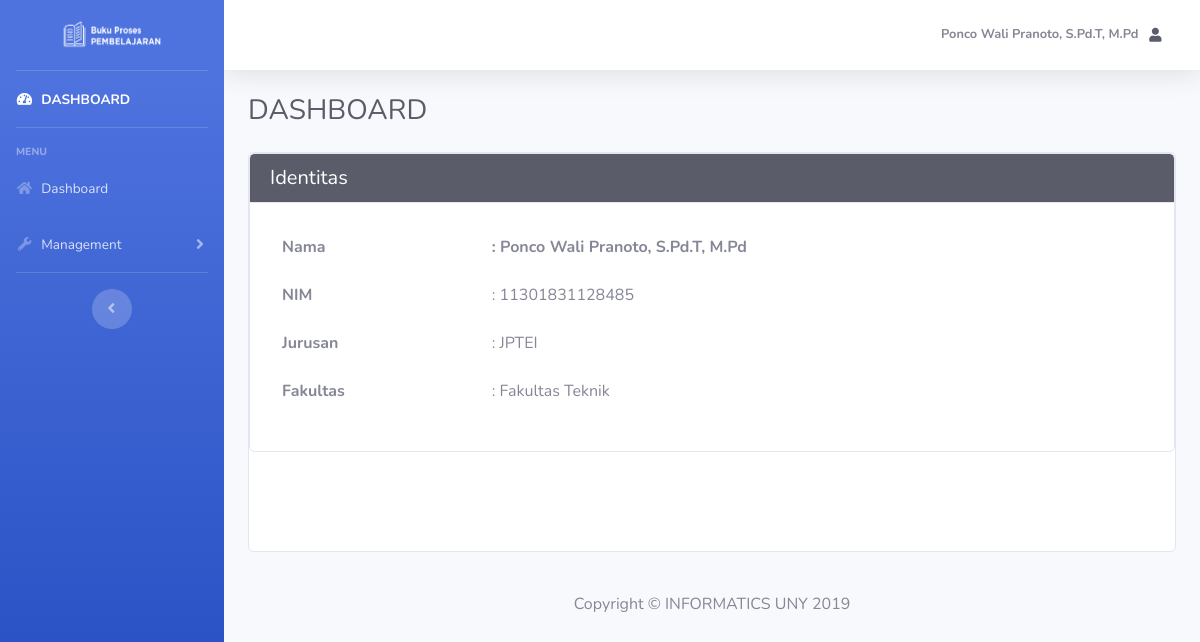
The page /dosen/index.php?page=dashboard (signed in) on the database its author committed.
### tables this page shows
CREATE TABLE `dosen` (
  `nip` varchar(25) NOT NULL,
  `name` varchar(50) DEFAULT NULL,
  `gender` varchar(20) DEFAULT NULL,
  `id_jur` int(4) DEFAULT NULL,
  `pass` varchar(20) NOT NULL
);

CREATE TABLE `jurusan` (
  `id` int(4) NOT NULL,
  `name` varchar(50) DEFAULT NULL,
  `id_fak` int(2) DEFAULT NULL
);

CREATE TABLE `fakultas` (
  `id` int(2) NOT NULL,
  `name` varchar(50) DEFAULT NULL
);

### dosen/dashboard.php (the view)
<?php
$nip = trim(strval($_SESSION['nip']));
$sql = "SELECT DISTINCT d.`name` AS a, d.`nip` AS b, j.`name` AS jname, f.`name` AS fname FROM dosen AS d
        JOIN jurusan AS j ON d.`id_jur` = j.`id`
        JOIN fakultas AS f ON j.`id_fak` = f.`id`
        WHERE d.`nip` = '$nip'";
$result = $connect->query($sql);
if ($result->num_rows > 0) {
  while ($row = $result->fetch_assoc()) {
    ?>
    <div class="card">
      <h5 class="card-header bg-dark text-white">Identitas</h5>
      <div class="card-body">
        <table class="table table-borderless">
          <tbody>
            <tr>
              <th scope="row">Nama</th>
              <th>: <?= $row['a'] ?></th>
            </tr>
            <tr>
              <th scope="row">NIM</th>
              <td>: <?= $row['b'] ?></td>
            </tr>
            <tr>
              <th scope="row">Jurusan</th>
              <td>: <?= $row['jname'] ?></td>
            </tr>
            <tr>
              <th scope="row">Fakultas</th>
              <td>: <?= $row['fname'] ?></td>
            </tr>
          </tbody>
        </table>
      </div>
    </div>
<?php
  }
}
?>

### rows shown on the page
dosen: name "Ponco Wali Pranoto, S.Pd.T, M.Pd", nip "11301831128485", id_jur.name "JPTEI", fakultas.name "Fakultas Teknik"

### other values the page prints
$name "Ponco Wali Pranoto, S.Pd.T, M.Pd"
$titledash "DASHBOARD"
